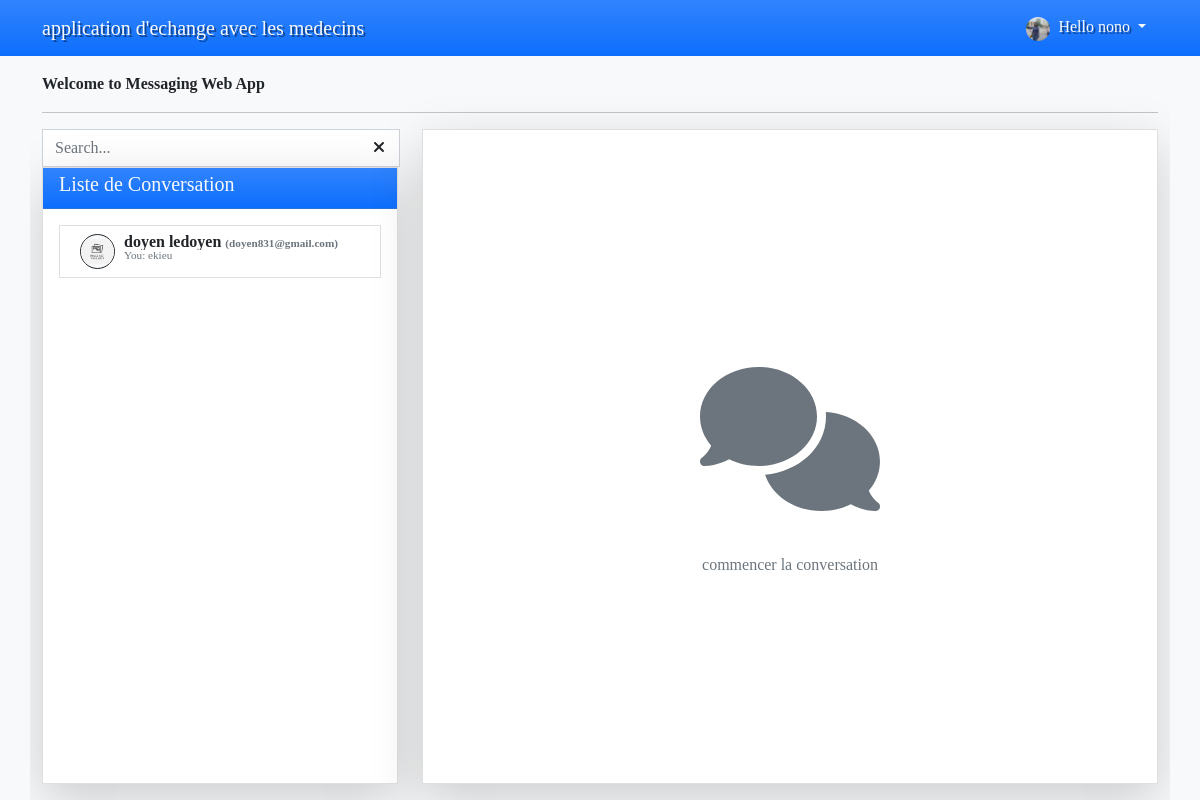
/chat/index.php (signed in), run on the app's committed database.
### tables this page shows
CREATE TABLE IF NOT EXISTS `users` (
  `id` int(30) NOT NULL AUTO_INCREMENT,
  `firstname` text NOT NULL,
  `middlename` text NOT NULL,
  `lastname` text NOT NULL,
  `contact` varchar(50) NOT NULL,
  `gender` varchar(50) NOT NULL,
  `dob` date NOT NULL,
  `email` text NOT NULL,
  `password` text NOT NULL,
  `date_created` datetime NOT NULL DEFAULT CURRENT_TIMESTAMP,
  `date_updated` datetime DEFAULT NULL ON UPDATE CURRENT_TIMESTAMP,
  PRIMARY KEY (`id`)
);

### chat/home.php (the view, shortened to what this page needs)
<div class="h-100 d-flex flex-column">
    <div class="col-12">
            <div class="hs-5 fw-bold flex-grow-1 col-auto pe-3">Welcome to Messaging Web App</div>
    </div>
    <hr>
    <div class="col-12 flex-grow-1">
        <div class="row h-100">
            <div class="col-md-4 h-100 d-flex flex-column">
                <div class="col-auto position-relative" id="search-area">
                    <div class="form-group">
                        <div class="input-group">
                            <input type="search" id="search" class="form-control rounded-0" autocomplete="off" placeholder="Search...">
                            <button type="button" class="btn bg-transparent" style="margin-left: -40px; z-index: 100;" onclick="$('#search').val('').trigger('focus')">
                            <i class="fa fa-times"></i>
                            </button>
                        </div>
                    </div>
                </div>
                <div class="card shadow-lg rounded-0 flex-grow-1">
                    <div class="card-header  rounded-0 py-1 w-100 d-flex align-items-center bg-primary bg-gradient text-light">
                        <h5 class="card-title">
                             Liste de Conversation
                        </h5>
                    </div>
                    <div class="card-body  rounded-0 overflow-auto">
                    <div class="list-group" id="convo_list">
                        <?php
                        $convo_qry = $conn->query("SELECT *,concat(firstname,' ',lastname) as name FROM users where id in (SELECT to_user FROM messages where from_user = '{$_SESSION['id']}') or id in (SELECT from_user FROM messages where to_user = '{$_SESSION['id']}')");
                        $convo_list_arr = array();
                        while($row=$convo_qry->fetch_assoc()):
                            $last_message_qry = $conn->query("SELECT * FROM messages where (from_user = '{$_SESSION['id']}' and to_user = '{$row['id']}') or (to_user = '{$_SESSION['id']}' and from_user = '{$row['id']}') order by unix_timestamp(`date_created`) desc limit 1");
                            $last_message_qry = $last_message_qry->num_rows > 0 ? $last_message_qry->fetch_array() : array();
                            $row['last_message_id'] =isset($last_message_qry['from_user']) ? $last_message_qry['from_user'] : '';
                            $row['last_message'] =isset($last_message_qry['message']) ? $last_message_qry['message'] : '';
                            $row['last_message_created'] =isset($last_message_qry['message']) ? $last_message_qry['date_created'] : '';
                            $un_read = $conn->query("SELECT * FROM messages where to_user = '{$_SESSION['id']}' and from_user = '{$row['id']}' and status = '0' ")->num_rows;
                             $row['un_read'] = $un_read > 0 ? $un_read : '';
                            $convo_list_arr[strtotime($row['last_message_created'])] = $row;
                        endwhile;
                        $conn->query("UPDATE messages set popped = 1 where to_user = '{$_SESSION['id']}' ");
                        krsort($convo_list_arr);
                        ?>
                        <?php foreach($convo_list_arr as $row): ?>
                            <a href="./?eid=<?php echo md5($row['id']) ?>" class="list-group-item list-group-item-action list-item rounded-0 convo_with" data-id = '<?php echo $row['id'] ?>'>
                                <div class="w-100 d-flex position-relative">
                                    <div class="col-2 px-1">
                                        <img src="<?php echo is_file('./uploads/avatars/'.$row['id'].'.png') ? './uploads/avatars/'.$row['id'].'.png?v='.(!is_null($row['date_updated']) ? strtotime($row['date_updated']) : strtotime($row['date_created'])) : './images/no-image-available.png' ?>" class='user-search-avatar rounded-circle bg-light border border-dark' alt="">
                                    </div>
                                    <div class="col-10 lh-1">
                                        <div class='text-truncate' title="<?php echo $row['name'] . ' ' . $row['email'] ?>"><b class="user-name"><?php echo $row['name']?> <span class="text-muted search-user-email">(<?php echo $row['email'] ?>)</span> </b></div>
                                        <div class="text-muted search-user-email text-truncate last-message-field" title="<?php echo $row['last_message'] ?>"><?php echo ($row['last_message_id'] == $_SESSION['id'] ? 'You: ':'').$row['last_message'] ?></div>
                                    </div>
                                </div>
                            </a>
                        <?php endforeach; ?>
                        </div>
                    </div>
                </div>
            </div>
            <div class="col-md-8 h-100" id="right-panel">
                <?php
                $tmp_messages_arr = array();
                $messages_arr = array();
                $messages_ids = array();
                $message_offset= 0;
                $message_limit = 25;
                $eid = isset($_GET['eid']) ? $_GET['eid'] :'-1';
                $qry = $conn->query("SELECT *,CONCAT(firstname,' ',middlename,' ',lastname) as fullname FROM  `users` where md5(id) = '{$eid}' ");
                if($qry->num_rows > 0):
                    foreach($qry->fetch_array() as $k => $v){
                        $user_to[$k] = $v;
                    }
                $convo_with = $user_to['id'];
                $messages = $conn->query("SELECT * FROM `messages` where (from_user = '{$_SESSION['id']}' and to_user = '{$user_to['id']}') OR (to_user = '{$_SESSION['id']}' and from_user = '{$user_to['id']}') order by unix_timestamp(date_created) desc limit {$message_limit} offset {$message_offset}");
                while($row=$messages->fetch_assoc()){
                    foreach($row as $k=>$v){
                        $row[$k] = $conn->real_escape_string($v);
                    }
                    $tmp_messages_arr[] = $row;
                    $messages_ids[] = $row['id'];
                }
                $user_to_avatar = is_file('./uploads/avatars/'.$user_to['id'].'.png') ? './uploads/avatars/'.$user_to['id'].'.png?v='.(!is_null($user_to['date_updated']) ? strtotime($user_to['date_updated']) : strtotime($user_to['date_created'])) : './images/no-image-available.png';
                $user_to_name = $user_to['firstname'].' '.$user_to['lastname'];
                krsort($tmp_messages_arr);
                foreach($tmp_messages_arr as $values){
                    $messages_arr[]=$values;
                }
                ?>
                <div class="card h-100 shadow-lg rounded-0">
                    <div class="card-header d-flex w-100 align-items-center">
                        <div class="col-auto px-1">
                            <img src="<?php echo is_file('./uploads/avatars/'.$user_to['id'].'.png') ? './uploads/avatars/'.$user_to['id'].'.png?v='.(!is_null($user_to['date_updated']) ? strtotime($user_to['date_updated']) : strtotime($user_to['date_created'])) : './images/no-image-available.png' ?>" class="rounded-circle border border-dark view-avatar" alt="">
                        </div>
                        <div class="col-auto flex-grow-1 lh-1">
                            <div><b class="user-name"><?php echo $user_to['fullname'] ?></b></div>
                            <span class="text-muted search-user-email"><?php echo $user_to['email'] ?></span>
                        </div>
                        <div class="col-auto">
                            <a href="./?page=profile&user=<?php echo $_GET['eid'] ?>" class="text-decoration-none text-muted me-3" title="View Profile"><span class="fa fa-user-circle"></span></a>
                            <a href="./" class="btn-close" title="Close Conversation"></a>
                        </div>
                    </div>
                    <!-- <div class="d-flex flex-column h-100 w-100 align-items-center justify-content-center">
                        <div style="font-size:9rem" class="text-muted"><span class="fa fa-comments"></span></div>
                        <div class="text-muted">Start a Conversation Now</div>
                    </div> -->
                    <div class="position-relative col-auto" id="prev-loader-holder">
                        <div class="position-absolute d-none" id="prev-loader">
                            <div class="d-flex justify-content-center">
                                <div class="spinner-grow spinner-grow-sm" role="status">
                                    <span class="visually-hidden">Loading...</span>
                                </div>
                            </div>
                        </div>
                    </div>
                    <div class="d-flex flex-column h-100 w-100">
                        <div class="col-auto flex-grow-1 px-1 py-1" id="">
                            <div id="convo-field">
                                <div class="" id="convo-box">
                                </div>
                                <div class="d-none" id="end-prev-data">
                                    <center><small class='text-muted'>les messages les plus recents</small></center>
                                </div>
                            </div>
                        </div>
                    <div class="position-relative col-auto" id="scroll-bottom-holder">
                        <div class="position-absolute d-none" id="scroll-bottom">
                            <a href="javascript:void(0)" class="bg-info bg-gradient text-center text-decoration-none text-light">nouveau message non lu <i class="fa fa-angle-down"></i></a>
                        </div>
                    </div>
                        <div class="col-auto bg-light bg-gradient border-top px-1 py-1" id="message-form-holder">
                            <form action="" id="message-form">
                                <input type="hidden" name="user_to" value='<?php echo $user_to['id'] ?>'>
                                <div class="row align-items-center">
                                    <div class="col-auto">
                                    </div>
                                    <div class="col-auto flex-grow-1 mx-0">
                                        <textarea name="message" autofocus id="message"rows="3" class="form-control"></textarea>
                                    </div>
                                    <div class="col-auto">
                                        <button type="submit" class="btn btn-primary">envoyer</button>
                                    </div>
                                </div>
                            </form>
                        </div>
                    </div>
                </div>
                <?php else: ?>
                <div class="card h-100 shadow-lg rounded-0">
                    <div class="d-flex flex-column h-100 w-100 align-items-center justify-content-center">
                        <div style="font-size:9rem" class="text-muted"><span class="fa fa-comments"></span></div>
                        <div class="text-muted">commencer la conversation</div>
                    </div>
                </div>
                <?php endif; ?>
            </div>
        </div>
    </div>
    </div>
</div>

### chat/css/custom.css (style rules this page uses)
:root { --bs-success-rgb: 71, 222, 152 !important; }
html, body { height: 100%; width: 100%; font-family: Apple Chancery, cursive; }
.user-search-avatar { width: 35px; height: 35px; object-fit: scale-down; object-position: center center; }
.search-user-email { font-size: .7em; }
:root { --bs-success-rgb:71, 222, 152 !important; }
html,body { height:100%; width:100%; }

### data on the page
users: name "doyen ledoyen", email "doyen831@gmail.com", last_message "ekieu"

### other printed values
$_SESSION['firstname'] "nono"
